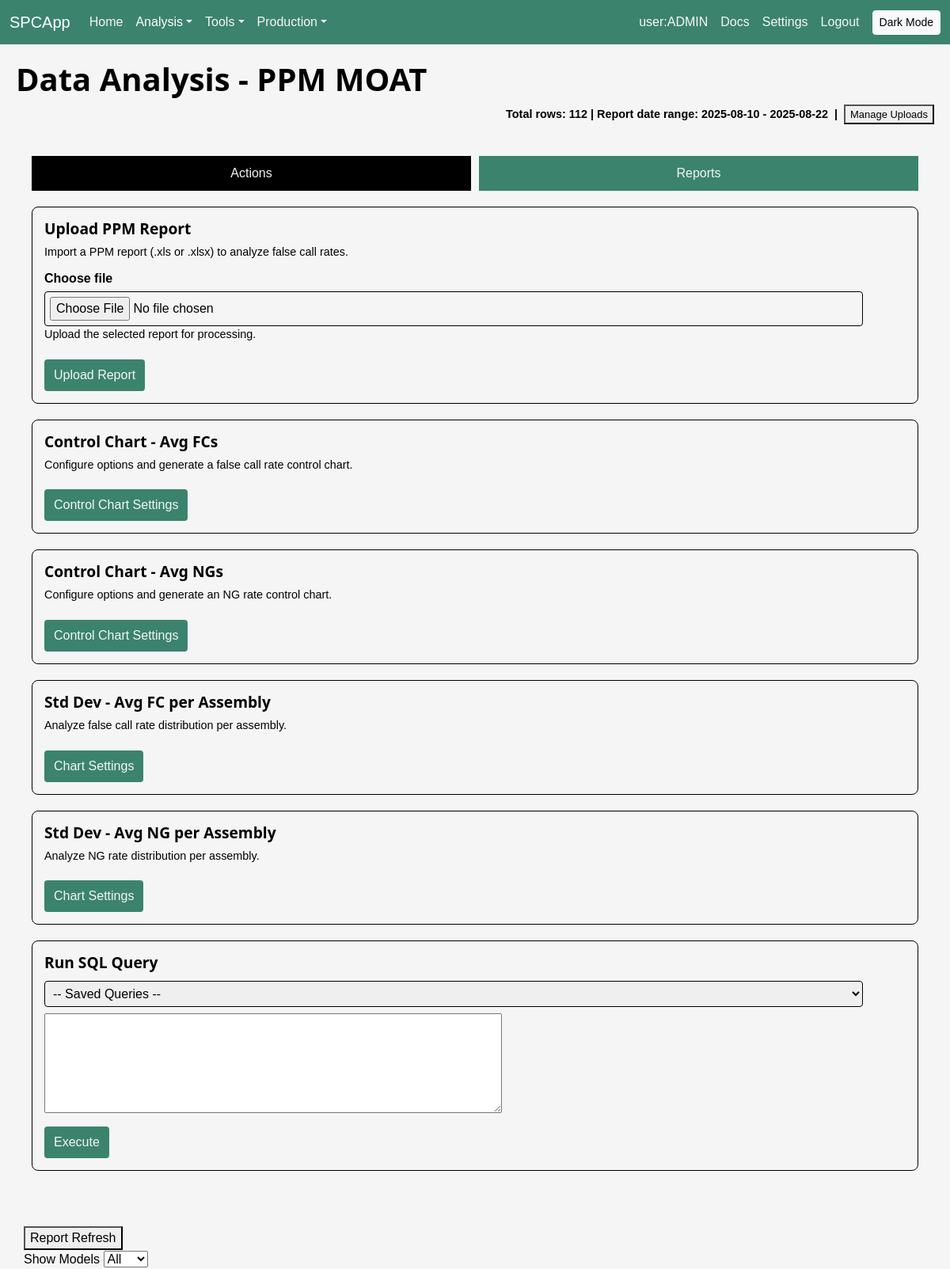
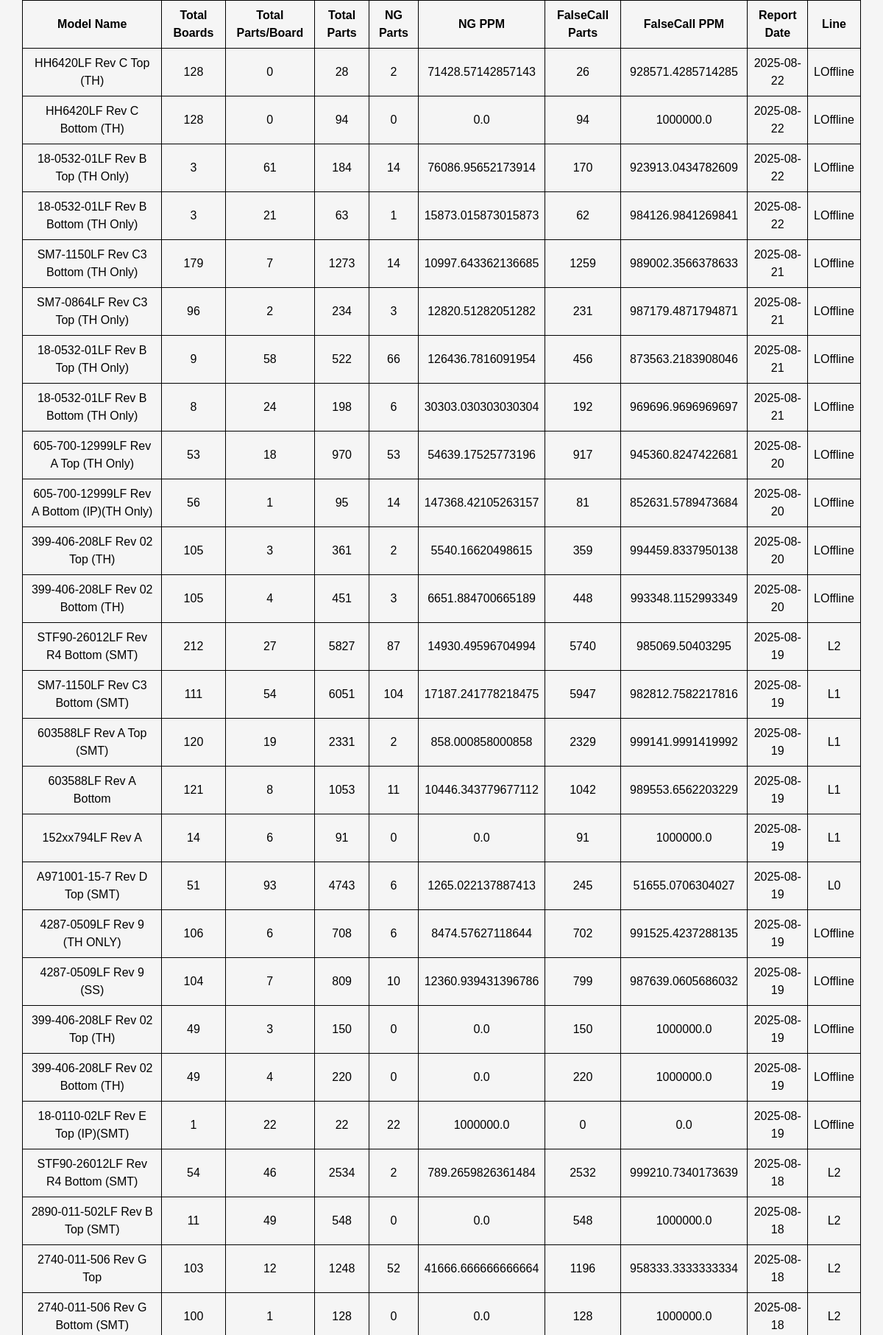
The page /analysis?view=moat (signed in, upper part) on the database its author committed (2 pictures, top to bottom).
### tables this page shows
CREATE TABLE users (
            id INTEGER PRIMARY KEY AUTOINCREMENT,
            username TEXT UNIQUE,
            password TEXT,
            part_markings INTEGER DEFAULT 0,
            aoi INTEGER DEFAULT 0,
            analysis INTEGER DEFAULT 0,
            dashboard INTEGER DEFAULT 0,
            reports INTEGER DEFAULT 0,
            c_suite INTEGER DEFAULT 0,
            is_admin INTEGER DEFAULT 0
        );

CREATE TABLE moat (
            id INTEGER PRIMARY KEY AUTOINCREMENT,
            model_name TEXT,
            total_boards INTEGER,
            total_parts_per_board INTEGER,
            total_parts INTEGER,
            ng_parts INTEGER,
            ng_ppm REAL,
            falsecall_parts INTEGER,
            falsecall_ppm REAL,
            upload_time TEXT,
            filename TEXT
        , report_date TEXT, line TEXT);

### run.py (the view, shortened to what this page needs)
@app.route('/analysis', methods=['GET', 'POST'])
@login_required
def analysis():
    show = False
    args = request.args
    if args.get('view') == 'moat':
        show = True
        conn = get_db()
        rows = conn.execute('SELECT * FROM moat ORDER BY report_date DESC, id DESC').fetchall()
        conn.close()
        total_rows = len(rows)
        if total_rows:
            report_dates = [
                date.fromisoformat(r['report_date'])
                for r in rows
                if r['report_date']
            ]
            if report_dates:
                earliest = min(report_dates).isoformat()
                latest = max(report_dates).isoformat()
            else:
                earliest = latest = ''
        else:
            earliest = latest = ''
    else:
        rows = []
        total_rows = 0
        earliest = latest = ''
    conn = get_db()
    model_rows = conn.execute('SELECT DISTINCT model_name FROM moat ORDER BY model_name').fetchall()
    conn.close()
    model_names = [r['model_name'] for r in model_rows]
    return render_template(
        'analysis.html',
        moat=rows,
        show_moat=show,
        total_rows=total_rows,
        earliest=earliest,
        latest=latest,
        model_names=model_names,
        startup_ppm_msg=app.config.get('STARTUP_PPM_MSG')
    )

### run.py (called while the page is built, shortened)
def get_db():
    conn = sqlite3.connect(DATABASE)
    conn.row_factory = sqlite3.Row
    return conn

def login_required(f):
    @wraps(f)
    def decorated(*args, **kwargs):
        if not session.get('user'):
            return redirect(url_for('login'))
        return f(*args, **kwargs)
    return decorated

@app.context_processor
def inject_globals():
    user = session.get('user')
    perms = {}
    is_admin = False
    if user:
        conn = get_db()
        row = conn.execute(
            'SELECT part_markings, aoi, analysis, dashboard, reports, is_admin, c_suite FROM users WHERE username = ?',
            (user,),
        ).fetchone()
        conn.close()
        if row:
            is_admin = bool(row['is_admin'] or row['c_suite'])
            if is_admin:
                perms = {
                    'part_markings': True,
                    'aoi': True,
                    'analysis': True,
                    'dashboard': True,
                    'reports': True,
                }
    return dict(current_user=user, permissions=perms, is_admin=is_admin)

### templates/analysis.html (shortened to what this page needs)
{% extends 'base.html' %}
{% block content %}
  <h1>Data Analysis - PPM MOAT</h1>
  {% if not show_moat %}
    <div style="display:flex; flex-direction:column; gap:10px; width:fit-content;">
      <button onclick="window.location='{{ url_for('analysis') }}?view=moat'">View PPM Reports</button>
      <button onclick="window.location='{{ url_for('compare_aoi_fi') }}'">Compare AOI vs Final Inspect</button>
    </div>
  {% else %}
    <div class="moat-stats">
      {% if total_rows %}
        Total rows: {{ total_rows }} | Report date range: {{ earliest }} - {{ latest }}
        {% if is_admin or permissions['analysis'] %}
        &nbsp;|&nbsp;
        <button id="show-uploads-btn" title="View or delete previously uploaded reports">Manage Uploads</button>
        {% endif %}
      {% endif %}
    </div>
    <div id="container">
      <div id="analysis-actions">
        <nav class="tab-nav">
          <button class="tab-link active" data-tab="actions-tab" data-desc="Upload and chart PPM reports." data-more="Import reports and configure control charts to analyze false call rates.">Actions</button>
          <button class="tab-link" data-tab="reports-tab" data-desc="Browse uploaded reports." data-more="View previously uploaded PPM reports and export data.">Reports</button>
        </nav>
        <div id="actions-tab" class="tab-content active">
          <div class="action-panel">
            {% if is_admin or permissions['analysis'] %}
            <div class="action-card">
              <h2>Upload PPM Report</h2>
              <p class="desc">Import a PPM report (.xls or .xlsx) to analyze false call rates.</p>
              <form method="post" enctype="multipart/form-data">
                <label for="ppm_report">Choose file</label>
                <input id="ppm_report" type="file" name="ppm_report" accept=".xls,.xlsx" required title="PPM report Excel file">
                <p class="field-desc">Upload the selected report for processing.</p>
                <button type="submit" title="Upload and analyze the report">Upload Report</button>
              </form>
            </div>
            {% endif %}
            <div class="action-card">
              <h2>Control Chart - Avg FCs</h2>
              <p class="desc">Configure options and generate a false call rate control chart.</p>
              <button id="control-chart-btn" title="Show or hide chart options">Control Chart Settings</button>
            </div>
            <div class="action-card">
              <h2>Control Chart - Avg NGs</h2>
              <p class="desc">Configure options and generate an NG rate control chart.</p>
              <button id="control-chart-ng-btn" title="Show or hide chart options">Control Chart Settings</button>
            </div>
            <div class="action-card">
              <h2>Std Dev - Avg FC per Assembly</h2>
              <p class="desc">Analyze false call rate distribution per assembly.</p>
              <button id="stddev-chart-btn" title="Show or hide chart options">Chart Settings</button>
          </div>
          <div class="action-card">
            <h2>Std Dev - Avg NG per Assembly</h2>
            <p class="desc">Analyze NG rate distribution per assembly.</p>
            <button id="ng-stddev-chart-btn" title="Show or hide chart options">Chart Settings</button>
          </div>
          <div class="action-card">
            <h2>Run SQL Query</h2>
            <form id="sql-form">
              <div class="saved-query-bar">
                  <select id="saved-queries">
                    <option value="">-- Saved Queries --</option>
                  </select>
                </div>
                <textarea id="sql-query" rows="5" cols="60"></textarea><br>
                <button type="submit">Execute</button>
              </form>
            </div>
          </div>
        </div>
      </div>
      <div id="moat-table">
        {% if is_admin or permissions['analysis'] %}
        <button id="ppm-refresh-btn">Report Refresh</button>
        {% endif %}
        <div id="model-filter-container">
          <label for="model-filter">Show Models</label>
          <select id="model-filter">
            <option value="all">All</option>
          </select>
        </div>
        <table>
          <thead><tr>
            <th>Model Name</th><th>Total Boards</th><th>Total Parts/Board</th>
            <th>Total Parts</th><th>NG Parts</th><th>NG PPM</th>
            <th>FalseCall Parts</th><th>FalseCall PPM</th><th>Report Date</th><th>Line</th>
          </tr></thead>
          <tbody>
          {% for row in moat %}
          <tr>
            <td>{{ row['model_name'] }}</td>
            <td>{{ row['total_boards'] }}</td>
            <td>{{ row['total_parts_per_board'] }}</td>
            <td>{{ row['total_parts'] }}</td>
            <td>{{ row['ng_parts'] }}</td>
            <td>{{ row['ng_ppm'] }}</td>
            <td>{{ row['falsecall_parts'] }}</td>
            <td>{{ row['falsecall_ppm'] }}</td>
            <td>{{ row['report_date'] }}</td>
            <td>{{ row['line'] }}</td>
          </tr>
          {% endfor %}
          </tbody>
        </table>
      </div>
    </div>
    {% endif %}
  {% endblock %}

### templates/base.html (shortened to what this page needs)
<!doctype html>
<html lang="en">
<head>
  <link href="https://cdn.jsdelivr.net/npm/bootstrap@5.3.2/dist/css/bootstrap.min.css" rel="stylesheet">
  <link rel="stylesheet" href="/static/css/theme.css">
  <link rel="stylesheet" href="/static/css/style.css">
  <link rel="stylesheet" href="/static/css/bootstrap_overrides.css">
</head>
<body data-admin="{{ 'true' if is_admin else 'false' }}" data-base-path="{{ report_base|default('') }}">
  {% if current_user %}
  <nav class="navbar navbar-expand-lg navbar-dark" aria-label="Main navigation">
    <div class="container-fluid">
      <a class="navbar-brand" href="{{ url_for('home') }}">SPCApp</a>
      <div class="collapse navbar-collapse" id="mainNav">
        <ul class="navbar-nav me-auto">
          <li class="nav-item">
            <a class="nav-link{% if request.endpoint == 'home' %} active{% endif %}" href="{{ url_for('home') }}"{% if request.endpoint == 'home' %} aria-current="page"{% endif %}>Home</a>
          </li>
          <li class="nav-item dropdown">
            <a class="nav-link dropdown-toggle{% if request.endpoint and (request.endpoint.startswith('analysis') or request.endpoint in ['aoi_report','final_inspect_report']) %} active{% endif %}" href="#" id="analysisDropdown" role="button" data-bs-toggle="dropdown" aria-expanded="false">Analysis</a>
          </li>
          <li class="nav-item dropdown">
            <a class="nav-link dropdown-toggle" href="#" id="toolsDropdown" role="button" data-bs-toggle="dropdown" aria-expanded="false">Tools</a>
          </li>
          <li class="nav-item dropdown">
            <a class="nav-link dropdown-toggle{% if request.endpoint and request.endpoint.startswith('jobs') %} active{% endif %}" href="#" id="productionDropdown" role="button" data-bs-toggle="dropdown" aria-expanded="false">Production</a>
          </li>
        </ul>
        <div class="navbar-nav ms-auto align-items-center">
          <span class="navbar-text text-light me-2">user:{{ current_user }}</span>
          <a class="nav-link{% if request.endpoint == 'docs' %} active{% endif %}" href="{{ url_for('docs') }}"{% if request.endpoint == 'docs' %} aria-current="page"{% endif %}>Docs</a>
          {% if is_admin %}
          <a class="nav-link{% if request.endpoint == 'settings' %} active{% endif %}" href="{{ url_for('settings') }}"{% if request.endpoint == 'settings' %} aria-current="page"{% endif %}>Settings</a>
          {% endif %}
          <a class="nav-link" href="{{ url_for('logout') }}">Logout</a>
          <button id="theme-toggle" type="button" class="btn btn-light btn-sm ms-2">Dark Mode</button>
        </div>
      </div>
    </div>
  </nav>
  {% endif %}
  <main>
  {% block content %}{% endblock %}
  </main>
</body>
</html>

### static/css/theme.css (style rules this page uses)
:root { --color-black: #000000; --color-white: #f5f5f5; --color-accent: #3b836d; --color-warning-bg: #fff3cd; --color-danger-bg: #f8d7da; --font-body: Arial, sans-serif; --font-heading: 'Segoe UI', Tahoma, sans-serif; --heading-weight: 600; --button-font-weight: 500; }

### static/css/style.css (style rules this page uses)
body { font-family: var(--font-body); margin: 0; background: var(--color-white); color: var(--color-black); }
main { margin: 20px; }
h1, h2, h3, h4, h5, h6 { font-family: var(--font-heading); font-weight: var(--heading-weight); color: var(--color-black); }
p { color: var(--color-black); }
a { color: var(--color-accent); }
.navbar { background-color: var(--color-accent) !important; }
.btn { font-weight: var(--button-font-weight); }
.moat-stats { font-size: 0.9em; color: var(--color-black); margin-bottom: 8px; }
#show-uploads-btn { font-size: 0.9em; }
#container { display:flex; flex-direction:column; margin-top:20px; }
#analysis-actions, #markings-actions, #aoi-actions, #stencil-actions { padding:20px; overflow:auto; width:100%; box-sizing:border-box; margin-bottom:20px; }
#moat-table, #markings-table, #aoi-table, #stencil-table, #final-inspect-table { padding:10px; overflow:auto; width:100%; box-sizing:border-box; margin-top:20px; }
table { width:100%; border-collapse:collapse; }
th, td { border:1px solid var(--color-black); padding:8px; text-align:center; }
table thead th { position: sticky; top: 0; background: var(--color-white); z-index: 1; }
.action-panel { display: flex; flex-direction: column; gap: 20px; }
.action-card { background: var(--color-white); border: 1px solid var(--color-black); border-radius: 8px; padding: 15px; }
.action-card h2 { margin-top: 0; font-size: 1.2em; }
.action-card p { margin: 0 0 10px; color: var(--color-black); font-size: 0.9em; }
.field-desc { font-size: 0.8em; color: var(--color-black); margin-top: 6px; }
.dropdown { position: relative; display: inline-block; }
.action-card label { display: block; margin-top: 10px; font-weight: bold; }
.action-card input[type="text"], .action-card input[type="number"], .action-card input[type="date"], .action-card input[type="file"], .action-card input[type="password"], .action-card select { width: 95%; padding: 6px; margin-top: 4px; border: 1px solid var(--color-black); border-radius: 4px; }
.action-card button { margin-top: 10px; padding: 8px 12px; border: none; background: var(--color-accent); color: var(--color-white); border-radius: 4px; cursor: pointer; }
.tab-nav { display: flex; gap: 10px; margin-bottom: 20px; }
.tab-nav button { flex: 1; background: var(--color-accent); color: var(--color-white); border: none; padding: 10px; cursor: pointer; text-align: center; transition: background 0.3s ease; }
.tab-nav button.active { background: var(--color-black); color: var(--color-white); }
.tab-content { display: none; }
.tab-content.active { display: block; }
.moat-stats { width: 100%; text-align: right; font-weight: bold; }
.saved-query-bar { margin-bottom: 8px; }

### rows shown on the page
users: username "ADMIN"
moat: model_name "HH6420LF Rev C Top (TH)", total_boards "128", total_parts_per_board "0", total_parts "28", ng_parts "2", ng_ppm "71428.57142857143", falsecall_parts "26", falsecall_ppm "928571.4285714285", report_date "2025-08-22", line "LOffline"
moat: model_name "HH6420LF Rev C Bottom (TH)", total_boards "128", total_parts_per_board "0", total_parts "94", ng_parts "0", ng_ppm "0.0", falsecall_parts "94", falsecall_ppm "1000000.0", report_date "2025-08-22", line "LOffline"
moat: model_name "18-0532-01LF Rev B Top (TH Only)", total_boards "3", total_parts_per_board "61", total_parts "184", ng_parts "14", ng_ppm "76086.95652173914", falsecall_parts "170", falsecall_ppm "923913.0434782609", report_date "2025-08-22", line "LOffline"
moat: model_name "18-0532-01LF Rev B Bottom (TH Only)", total_boards "3", total_parts_per_board "21", total_parts "63", ng_parts "1", ng_ppm "15873.015873015873", falsecall_parts "62", falsecall_ppm "984126.9841269841", report_date "2025-08-22", line "LOffline"
moat: model_name "SM7-1150LF Rev C3 Bottom (TH Only)", total_boards "179", total_parts_per_board "7", total_parts "1273", ng_parts "14", ng_ppm "10997.643362136685", falsecall_parts "1259", falsecall_ppm "989002.3566378633", report_date "2025-08-21", line "LOffline"
moat: model_name "SM7-0864LF Rev C3 Top (TH Only)", total_boards "96", total_parts_per_board "2", total_parts "234", ng_parts "3", ng_ppm "12820.51282051282", falsecall_parts "231", falsecall_ppm "987179.4871794871", report_date "2025-08-21", line "LOffline"
moat: model_name "18-0532-01LF Rev B Top (TH Only)", total_boards "9", total_parts_per_board "58", total_parts "522", ng_parts "66", ng_ppm "126436.7816091954", falsecall_parts "456", falsecall_ppm "873563.2183908046", report_date "2025-08-21", line "LOffline"
moat: model_name "18-0532-01LF Rev B Bottom (TH Only)", total_boards "8", total_parts_per_board "24", total_parts "198", ng_parts "6", ng_ppm "30303.030303030304", falsecall_parts "192", falsecall_ppm "969696.9696969697", report_date "2025-08-21", line "LOffline"
moat: model_name "605-700-12999LF Rev A Top (TH Only)", total_boards "53", total_parts_per_board "18", total_parts "970", ng_parts "53", ng_ppm "54639.17525773196", falsecall_parts "917", falsecall_ppm "945360.8247422681", report_date "2025-08-20", line "LOffline"
moat: model_name "605-700-12999LF Rev A Bottom (IP)(TH Only)", total_boards "56", total_parts_per_board "1", total_parts "95", ng_parts "14", ng_ppm "147368.42105263157", falsecall_parts "81", falsecall_ppm "852631.5789473684", report_date "2025-08-20", line "LOffline"
moat: model_name "399-406-208LF Rev 02 Top (TH)", total_boards "105", total_parts_per_board "3", total_parts "361", ng_parts "2", ng_ppm "5540.16620498615", falsecall_parts "359", falsecall_ppm "994459.8337950138", report_date "2025-08-20", line "LOffline"
moat: model_name "399-406-208LF Rev 02 Bottom (TH)", total_boards "105", total_parts_per_board "4", total_parts "451", ng_parts "3", ng_ppm "6651.884700665189", falsecall_parts "448", falsecall_ppm "993348.1152993349", report_date "2025-08-20", line "LOffline"
moat: model_name "STF90-26012LF Rev R4 Bottom (SMT)", total_boards "212", total_parts_per_board "27", total_parts "5827", ng_parts "87", ng_ppm "14930.49596704994", falsecall_parts "5740", falsecall_ppm "985069.50403295", report_date "2025-08-19", line "L2"
moat: model_name "SM7-1150LF Rev C3 Bottom (SMT)", total_boards "111", total_parts_per_board "54", total_parts "6051", ng_parts "104", ng_ppm "17187.241778218475", falsecall_parts "5947", falsecall_ppm "982812.7582217816", report_date "2025-08-19", line "L1"
moat: model_name "603588LF Rev A Top (SMT)", total_boards "120", total_parts_per_board "19", total_parts "2331", ng_parts "2", ng_ppm "858.000858000858", falsecall_parts "2329", falsecall_ppm "999141.9991419992", report_date "2025-08-19", line "L1"
moat: model_name "603588LF Rev A Bottom", total_boards "121", total_parts_per_board "8", total_parts "1053", ng_parts "11", ng_ppm "10446.343779677112", falsecall_parts "1042", falsecall_ppm "989553.6562203229", report_date "2025-08-19", line "L1"
moat: model_name "152xx794LF Rev A", total_boards "14", total_parts_per_board "6", total_parts "91", ng_parts "0", ng_ppm "0.0", falsecall_parts "91", falsecall_ppm "1000000.0", report_date "2025-08-19", line "L1"
moat: model_name "A971001-15-7 Rev D Top (SMT)", total_boards "51", total_parts_per_board "93", total_parts "4743", ng_parts "6", ng_ppm "1265.022137887413", falsecall_parts "245", falsecall_ppm "51655.0706304027", report_date "2025-08-19", line "L0"
moat: model_name "4287-0509LF Rev 9 (TH ONLY)", total_boards "106", total_parts_per_board "6", total_parts "708", ng_parts "6", ng_ppm "8474.57627118644", falsecall_parts "702", falsecall_ppm "991525.4237288135", report_date "2025-08-19", line "LOffline"
moat: model_name "4287-0509LF Rev 9 (SS)", total_boards "104", total_parts_per_board "7", total_parts "809", ng_parts "10", ng_ppm "12360.939431396786", falsecall_parts "799", falsecall_ppm "987639.0605686032", report_date "2025-08-19", line "LOffline"
moat: model_name "399-406-208LF Rev 02 Top (TH)", total_boards "49", total_parts_per_board "3", total_parts "150", ng_parts "0", ng_ppm "0.0", falsecall_parts "150", falsecall_ppm "1000000.0", report_date "2025-08-19", line "LOffline"
moat: model_name "399-406-208LF Rev 02 Bottom (TH)", total_boards "49", total_parts_per_board "4", total_parts "220", ng_parts "0", ng_ppm "0.0", falsecall_parts "220", falsecall_ppm "1000000.0", report_date "2025-08-19", line "LOffline"
moat: model_name "18-0110-02LF Rev E Top (IP)(SMT)", total_boards "1", total_parts_per_board "22", total_parts "22", ng_parts "22", ng_ppm "1000000.0", falsecall_parts "0", falsecall_ppm "0.0", report_date "2025-08-19", line "LOffline"
moat: model_name "STF90-26012LF Rev R4 Bottom (SMT)", total_boards "54", total_parts_per_board "46", total_parts "2534", ng_parts "2", ng_ppm "789.2659826361484", falsecall_parts "2532", falsecall_ppm "999210.7340173639", report_date "2025-08-18", line "L2"
moat: model_name "2890-011-502LF Rev B Top (SMT)", total_boards "11", total_parts_per_board "49", total_parts "548", ng_parts "0", ng_ppm "0.0", falsecall_parts "548", falsecall_ppm "1000000.0", report_date "2025-08-18", line "L2"
moat: model_name "2740-011-506 Rev G Top", total_boards "103", total_parts_per_board "12", total_parts "1248", ng_parts "52", ng_ppm "41666.666666666664", falsecall_parts "1196", falsecall_ppm "958333.3333333334", report_date "2025-08-18", line "L2"
moat: model_name "2740-011-506 Rev G Bottom (SMT)", total_boards "100", total_parts_per_board "1", total_parts "128", ng_parts "0", ng_ppm "0.0", falsecall_parts "128", falsecall_ppm "1000000.0", report_date "2025-08-18", line "L2"

### other values the page prints
{{ total_rows }} "112"
{{ earliest }} "2025-08-10"
{{ latest }} "2025-08-22"
